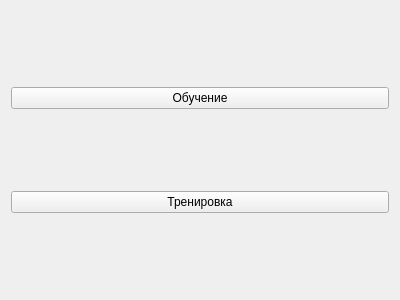
<?xml version="1.0" encoding="UTF-8"?>
<ui version="4.0">
 <class>MainMenu</class>
 <widget class="QWidget" name="MainMenu">
  <property name="geometry">
   <rect>
    <x>0</x>
    <y>0</y>
    <width>400</width>
    <height>300</height>
   </rect>
  </property>
  <property name="windowTitle">
   <string>Form</string>
  </property>
  <layout class="QVBoxLayout" name="lay">
   <item>
    <widget class="QPushButton" name="tutorial_button">
     <property name="text">
      <string>Обучение</string>
     </property>
    </widget>
   </item>
   <item>
    <widget class="QPushButton" name="training_button">
     <property name="text">
      <string>Тренировка</string>
     </property>
    </widget>
   </item>
  </layout>
 </widget>
 <resources/>
 <connections/>
</ui>
